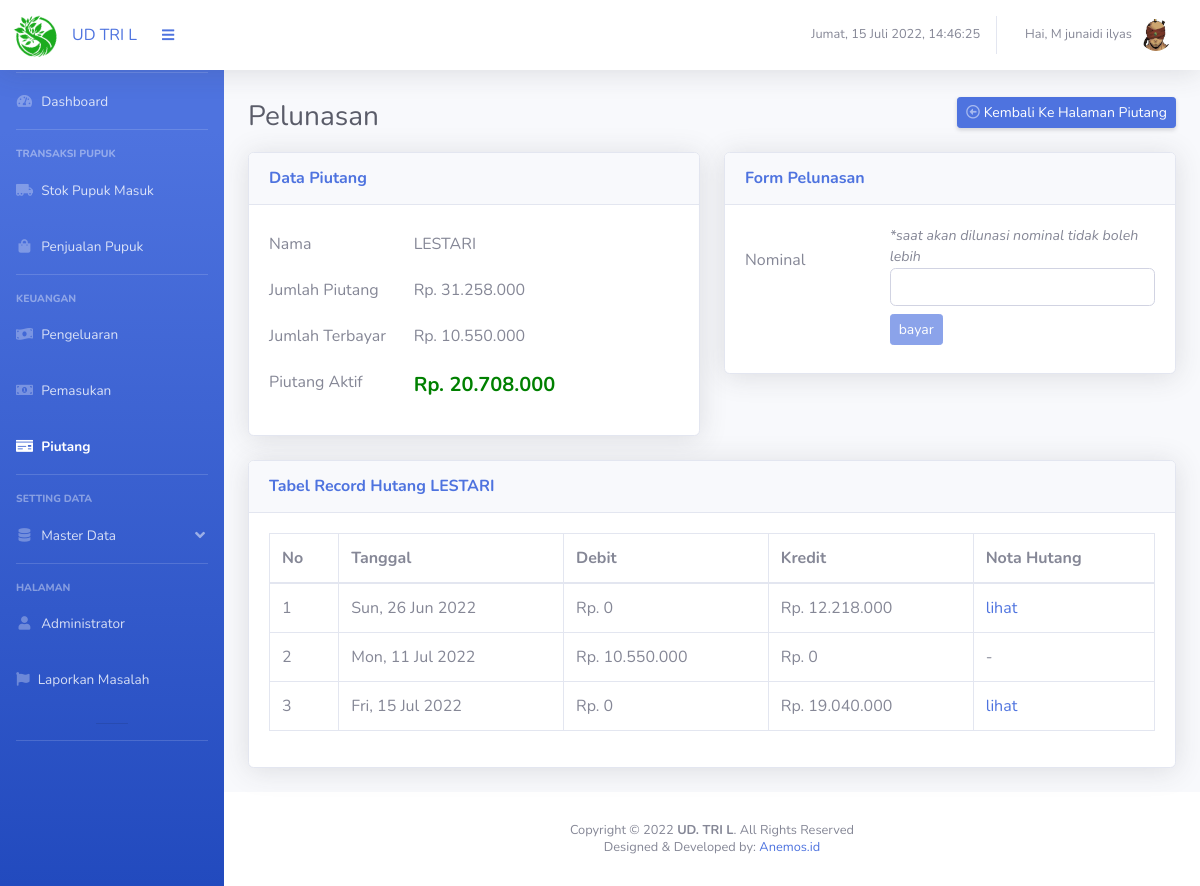
Screenshot of /page_piutang_pelunasan.php?m=10&n=10&cust=1 (signed in) with the database file from the repository.
### tables this page shows
CREATE TABLE `data_kel_tani` (
  `ID_KT` int(50) NOT NULL,
  `NIK` varchar(50) DEFAULT NULL,
  `Nama_Kel` varchar(100) DEFAULT NULL,
  `Nama_Ketua` varchar(50) DEFAULT NULL,
  `Alamat` varchar(100) DEFAULT NULL,
  `Telp` varchar(50) DEFAULT NULL,
  `Foto` varchar(50) DEFAULT NULL
);

CREATE TABLE `piutang` (
  `ID_PT` int(10) NOT NULL,
  `ID_KT` int(10) DEFAULT NULL,
  `ID_AKT` varchar(30) DEFAULT NULL,
  `ID_KEY` varchar(20) NOT NULL,
  `Debit` int(20) NOT NULL,
  `Kredit` int(20) NOT NULL,
  `Tanggal` varchar(20) NOT NULL
);

### functions.php (called while the page is built, shortened)
<?php
function rp($angka)
{
    $hasil_rupiah = "Rp. " . number_format($angka, 0, ',', '.');
    return $hasil_rupiah;
}

### page_piutang_pelunasan.php (the view, shortened to what this page needs)
<?php
include "functions.php";
include "connection.php";
if (isset($_SESSION['login'])) {
    if (isset($_GET['cust'])) {
        $nama = "";
        $jumlahPiutang = 0;
        $jumlahTerbayar = 0;
        $piutangAktif = 0;
        $querryPiutang = "";
        $buyer = 0;
        if ((int) $_GET['cust']) {
            $sqlgetNama = mysqli_query($conn, "select Nama_Kel from data_kel_tani where ID_KT=" . $_GET['cust']);
            foreach ($sqlgetNama as $sgn) {
                $nama = $sgn['Nama_Kel'];
            }
            $sqlgetKredit = mysqli_query($conn, "select Kredit from piutang where ID_KT=" . $_GET['cust']);
            foreach ($sqlgetKredit as $sgk) {
                $jumlahPiutang += $sgk['Kredit'];
            }
            $sqlgetDebit = mysqli_query($conn, "select Debit from piutang where ID_KT=" . $_GET['cust']);
            foreach ($sqlgetDebit as $sgd) {
                $jumlahTerbayar += $sgd['Debit'];
            }
            $piutangAktif = $jumlahPiutang - $jumlahTerbayar;
            $querryPiutang = "select * from piutang where ID_KT=" . $_GET['cust'];
            $buyer = 1;
        }
        ?>
<!DOCTYPE html>
<html lang="en">
<head>
  <link href="vendor/fontawesome-free/css/all.min.css" rel="stylesheet" type="text/css">
  <link href="css/sb-admin-2.min.css" rel="stylesheet">
  <link href="vendor/datatables/dataTables.bootstrap4.min.css" rel="stylesheet">
  <?php
        include "segment/header.php";
        ?>
</head>
<body id="page-top">
  <div id="wrapper">
    <?php include "segment/sidebar.php";?>
    <div id="content-wrapper" class="d-flex flex-column">
      <div id="content">
        <div class="container-fluid">
          <div class="d-sm-flex align-items-center justify-content-between ">
            <h1 class="h3 mb-3 text-gray-800">Pelunasan</h1>
            <a href="page_piutang.php?m=10&n=10"
              class="d-none d-sm-inline-block btn btn-sm btn-primary shadow-sm mb-4"><i
                class="far fa-arrow-alt-circle-left  text-white-50"></i> Kembali Ke Halaman Piutang</a>
          </div>
          <div class="row">
            <div class="col-xl-6 col-lg-6">
              <div class="card shadow mb-4">
                <div class="card-header py-3 d-flex flex-row align-items-center justify-content-between">
                  <h6 class="m-0 font-weight-bold text-primary">Data Piutang </h6>
                </div>
                <div class="card-body">
                  <div class="row mb-2">
                    <label class="col-sm-4 col-form-label"> Nama </label>
                    <label class="col-sm-8 col-form-label" id="nama"><?=$nama;?></label>
                  </div>
                  <div class="row mb-2">
                    <label class="col-sm-4 col-form-label"> Jumlah Piutang</label>
                    <label class="col-sm-8 col-form-label" id="jmlputang"><?=rp($jumlahPiutang);?></label>
                  </div>
                  <div class="row mb-2">
                    <label class="col-sm-4 col-form-label"> Jumlah Terbayar </label>
                    <label class="col-sm-8 col-form-label" id="jmlterbayar"><?=rp($jumlahTerbayar);?></label>
                  </div>
                  <div class="row mb-2">
                    <label class="col-sm-4 col-form-label"> Piutang Aktif </label>
                    <label class="col-sm-8 col-form-label" id="piutangaktif"
                      style="font-weight:bold; color:green; font-size:20px;"><?=rp($piutangAktif);?></label>
                  </div>
                </div>
              </div>
            </div>
            <div class="col-xl-6 col-lg-6">
              <div class="card shadow mb-4">
                <div class="card-header py-3 d-flex flex-row align-items-center justify-content-between">
                  <h6 class="m-0 font-weight-bold text-primary">Form Pelunasan</h6>
                </div>
                <div class="card-body">
                  <div class="row  mb-2">
                    <label class="mt-3 col-sm-4 col-form-label"> Nominal </label>
                    <div class="col-sm-8">
                      <div class="text-muted font-italic" style="font-size: 0.885em;">*saat akan dilunasi nominal tidak
                        boleh lebih</div>
                      <form method="POST" action="pelunasan.php?id=<?=$_GET['cust'];?>">
                        <input type="text" class="form-control" id="bayar" name="bayar" onkeyup="convertRP()">
                    </div>
                  </div>
                  <div class="row mb-2">
                    <label class="col-sm-4 col-form-label"> </label>
                    <div class="col-sm-8">
                      <button type="submit" id="btnpelunasan" class="btn btn-primary btn-sm" disabled>bayar</button>
                    </div>
                  </div>
                </div>
              </div>
            </div>
          </div>
          <div class="row">
            <div class="col-xl-12 col-lg-12">
              <div class="card shadow mb-4">
                <div class="card-header py-3 d-flex flex-row align-items-center justify-content-between">
                  <h6 class="m-0 font-weight-bold text-primary">Tabel Record Hutang <?=$nama;?> </h6>
                </div>
                <div class="card-body">
                  <div class="table-responsive">
                    <table class="table table-bordered" id="tablePiuAnggota" width="100%" cellspacing="0">
                      <thead>
                        <tr>
                          <th scope="col">No</th>
                          <th scope="col">Tanggal</th>
                          <th scope="col">Debit</th>
                          <th scope="col">Kredit</th>
                          <th scope="col">Nota Hutang</th>
                        </tr>
                      </thead>
                      <tbody>
                        <?php
$noA = 1;
        $sqlData = mysqli_query($conn, $querryPiutang);
        foreach ($sqlData as $sd) {
            echo ('<tr><td>' . $noA . '</td>');
            echo ('<td>' . $sd["Tanggal"] . '</td>');
            $key = "'" . $sd['ID_KEY'] . "'";
            echo ('<td>' . rp($sd["Debit"]) . '</td>');
            echo ('<td>' . rp($sd["Kredit"]) . '</td>');
            if ((int) $sd['Kredit'] > 0) {
                echo ('<td><a href="" onclick="toPrintPage(' . $key . ',' . $buyer . ')">lihat</a></td></tr>');
            } else {
                echo ('<td>-</td>');
            }
            $noA++;
        }
        ?>
                      </tbody>
                    </table>
                  </div>
                </div>
              </div>
            </div>
          </div>
        </div>
      </div>
      <?php include "segment/footer.php";?>
    </div>
  </div>
</body>
</html>
<?php } else {
        header("Location: login.php");
        exit();
    }} else {
    header("Location: login.php");
    exit();
}?>

### rows the page displays
data_kel_tani: Nama_Kel "LESTARI"
piutang: Tanggal "Sun, 26 Jun 2022", Debit "Rp. 0", Kredit "Rp. 12.218.000"
piutang: Tanggal "Mon, 11 Jul 2022", Debit "Rp. 10.550.000", Kredit "Rp. 0"
piutang: Tanggal "Fri, 15 Jul 2022", Debit "Rp. 0", Kredit "Rp. 19.040.000"

### other values shown
$_SESSION['per'] "UD TRI L"
$_SESSION['nama'] "M junaidi ilyas"
rp($jumlahPiutang) "Rp. 31.258.000"
rp($jumlahTerbayar) "Rp. 10.550.000"
rp($piutangAktif) "Rp. 20.708.000"
